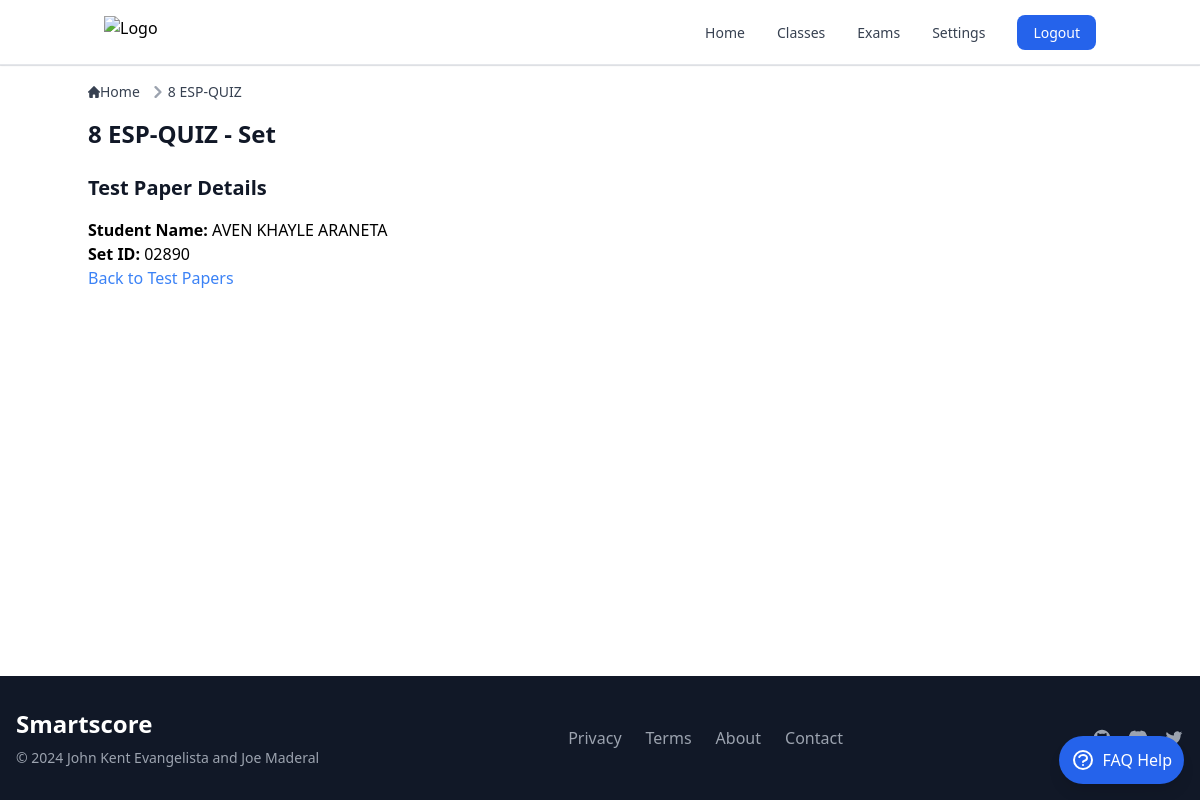
The page /test_set/738/ (signed in) on the database its author committed.
### smartscoreapp/models.py (models this page shows, shortened)
class TestSet(models.Model):
    exam = models.ForeignKey(Exam, on_delete=models.CASCADE)
    student = models.ForeignKey(Student, on_delete=models.CASCADE)
    set_no = models.IntegerField()
    set_id = models.CharField(max_length=5, blank=True)  # Removed unique=True
    questions = models.ManyToManyField('Question', related_name='test_sets', blank=True)
    answer_key = models.CharField(max_length=255, blank=True)
    class Meta:
        unique_together = [['exam', 'student']]  # Ensure one test set per student per exam

class Exam(models.Model):
    exam_id = models.CharField(max_length=3, unique=True, editable=False)
    name = models.CharField(max_length=50)
    class_assigned = models.ForeignKey(Class, related_name='exams', on_delete=models.SET_NULL, null=True)  # Set to NULL on class deletion
    questions = models.ManyToManyField(Question, related_name='exams')
    set_id = models.CharField(max_length=6, unique=True, blank=True)
    instructions = models.TextField(blank=True, null=True)
    time_limit = models.IntegerField(null=True, blank=True)

class Student(models.Model):
    first_name = models.CharField(max_length=50)
    last_name = models.CharField(max_length=50)
    middle_initial = models.CharField(max_length=1, blank=True)
    student_id = models.CharField(max_length=12, blank=True)  # Not unique
    assigned_class = models.ForeignKey(Class, on_delete=models.CASCADE, related_name='students', null=False)
    short_id = models.CharField(max_length=8, editable=False, null=True, blank=True)
    class Meta:
        unique_together = ('first_name', 'last_name', 'middle_initial', 'assigned_class', 'short_id')

### smartscoreapp/views.py (the view)
# urls.py: path('test_set/<int:test_set_id>/', view_test_set_view, name='view_test_set'),
@login_required
def view_test_set_view(request, test_set_id):
    test_set = get_object_or_404(TestSet, id=test_set_id)
    return render(request, 'view_test_set.html', {'test_set': test_set})

### templates/students/view_test_set.html (shortened to what this page needs)
{% extends "base.html" %}
{% block content %}
<nav class="flex mb-4" aria-label="Breadcrumb">
  <ol class="inline-flex items-center space-x-1 md:space-x-2 rtl:space-x-reverse">
    <li class="inline-flex items-center">
      <a href="{% url 'index' %}" class="inline-flex items-center text-sm font-medium text-gray-700 hover:text-blue-600 dark:text-gray-400 dark:hover:text-white">
        Home
      </a>
    </li>
    <li class="flex items-center">
      <svg class="rtl:rotate-180 w-3 h-3 text-gray-400 mx-1" aria-hidden="true" xmlns="http://www.w3.org/2000/svg" fill="none" viewBox="0 0 6 10">
        <path stroke="currentColor" stroke-linecap="round" stroke-linejoin="round" stroke-width="2" d="m1 9 4-4-4-4"/>
      </svg>
      <span class="text-sm font-medium text-gray-700 dark:text-gray-400">{{ test_set.exam.name }}</span>
    </li>
  </ol>
</nav>
<h1 class="text-2xl font-semibold text-gray-900 dark:text-white mb-6">{{ test_set.exam.name }} - Set {{ test_set.set_number }}</h1>
<h2 class="text-xl font-semibold text-gray-900 dark:text-white mb-4">Test Paper Details</h2>
<p><strong>Student Name:</strong> {{ test_set.student.first_name }} {{ test_set.student.last_name }}</p>
<p><strong>Set ID:</strong> {{ test_set.set_id }}</p>
<a href="{% url 'student_test_papers' test_set.student.id %}" class="text-blue-500 hover:underline">Back to Test Papers</a>
{% endblock %}

### rows shown on the page
TestSet: exam.name "8 ESP-QUIZ", student.first_name "AVEN KHAYLE", student.last_name "ARANETA", set_id "02890"
